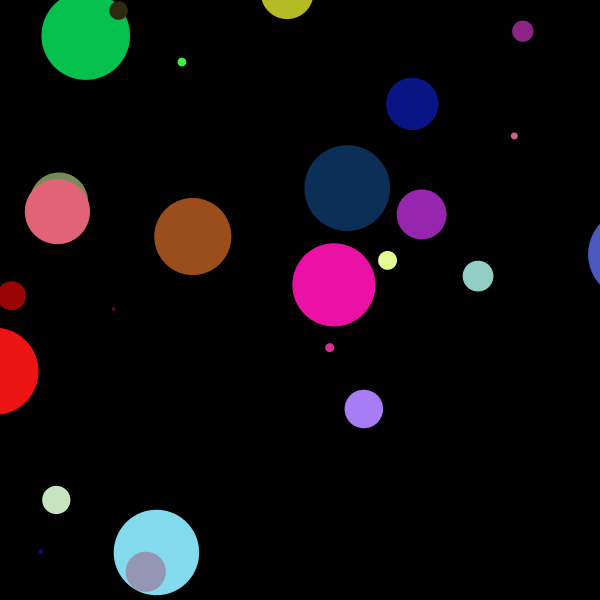
Frame 1 (no input)
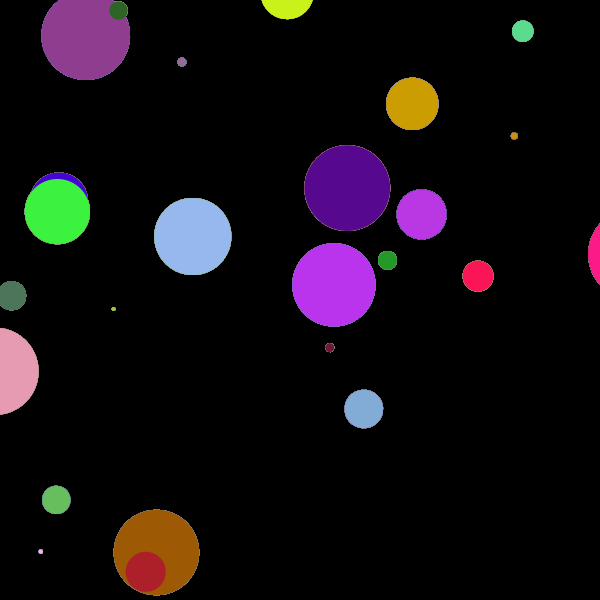
Frame 60 (the mouse pressed at the canvas centre just before this capture)
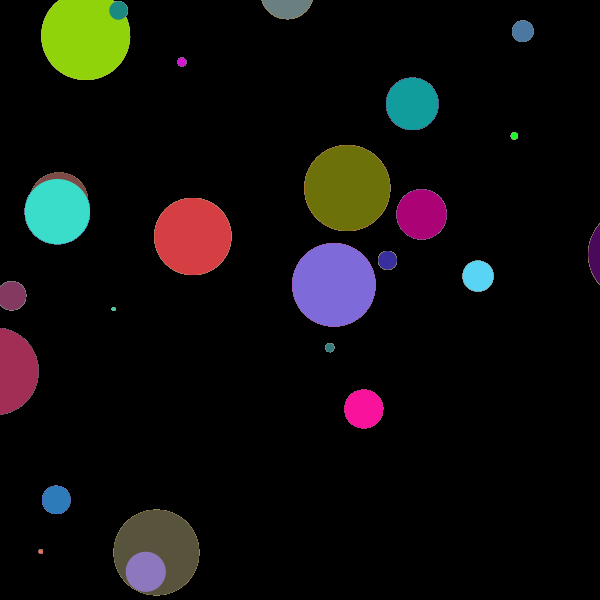
Frame 120 (the mouse held since frame 60 and released just before this capture)

The Processing sketch that drew these frames (run headless with seeded random() and noise(); from frame 60 on, the mouse is pressed at the canvas centre):

// Processing sketch: processing_46141
// ── processing_46141.pde

void setup(){
  size(600,600);
  smooth();
  background(0);
  fill(255);
  noStroke();
  
}

void draw(){
  float ellSize=0;
  for(int x=0; x<width;x+=50){
  for(int y=0; y<height; y+=70){
    ellSize=sin(y+x)*cos(x++)*100;
   rotate(x+10); //expect ellipses between 0-10 pixels
    ellipse(x,y,ellSize,ellSize);
    fill(random(255),random(255),random(255));   
  }
  }
}
